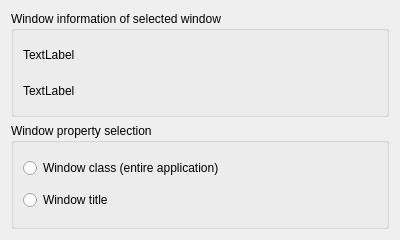
<?xml version="1.0" encoding="UTF-8"?>
<ui version="4.0">
 <class>Form</class>
 <widget class="QWidget" name="Form">
  <property name="geometry">
   <rect>
    <x>0</x>
    <y>0</y>
    <width>400</width>
    <height>240</height>
   </rect>
  </property>
  <property name="windowTitle">
   <string>Form</string>
  </property>
  <layout class="QVBoxLayout" name="verticalLayout">
   <item>
    <widget class="QGroupBox" name="groupBox">
     <property name="layoutDirection">
      <enum>Qt::LeftToRight</enum>
     </property>
     <property name="title">
      <string>Window information of selected window</string>
     </property>
     <layout class="QVBoxLayout" name="verticalLayout_2">
      <item>
       <widget class="QLabel" name="titleLabel">
        <property name="text">
         <string>TextLabel</string>
        </property>
       </widget>
      </item>
      <item>
       <widget class="QLabel" name="classLabel">
        <property name="text">
         <string>TextLabel</string>
        </property>
       </widget>
      </item>
     </layout>
    </widget>
   </item>
   <item>
    <widget class="QGroupBox" name="kbuttongroup">
     <property name="title">
      <string>Window property selection</string>
     </property>
     <layout class="QVBoxLayout" name="verticalLayout_3">
      <item>
       <widget class="QRadioButton" name="classButton">
        <property name="text">
         <string>Window class (entire application)</string>
        </property>
       </widget>
      </item>
      <item>
       <widget class="QRadioButton" name="titleButton">
        <property name="text">
         <string>Window title</string>
        </property>
       </widget>
      </item>
     </layout>
    </widget>
   </item>
  </layout>
 </widget>
 <resources/>
 <connections/>
</ui>
